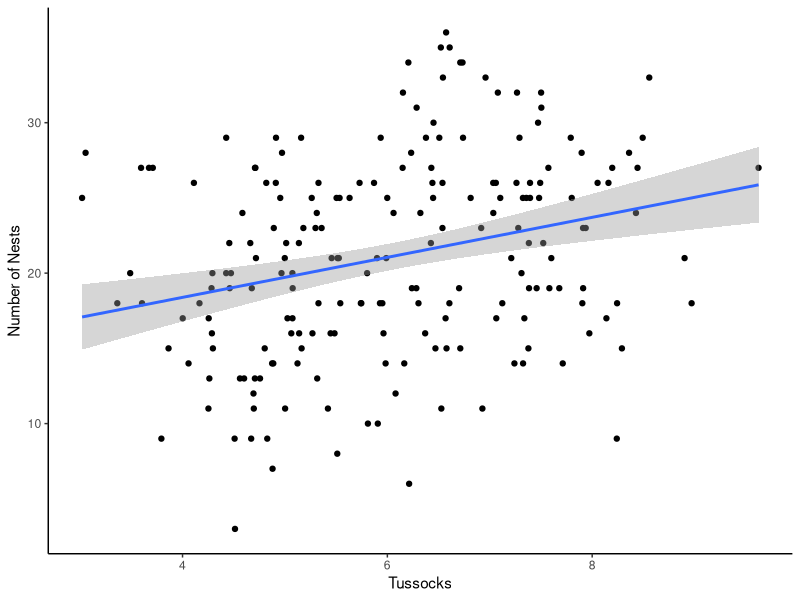
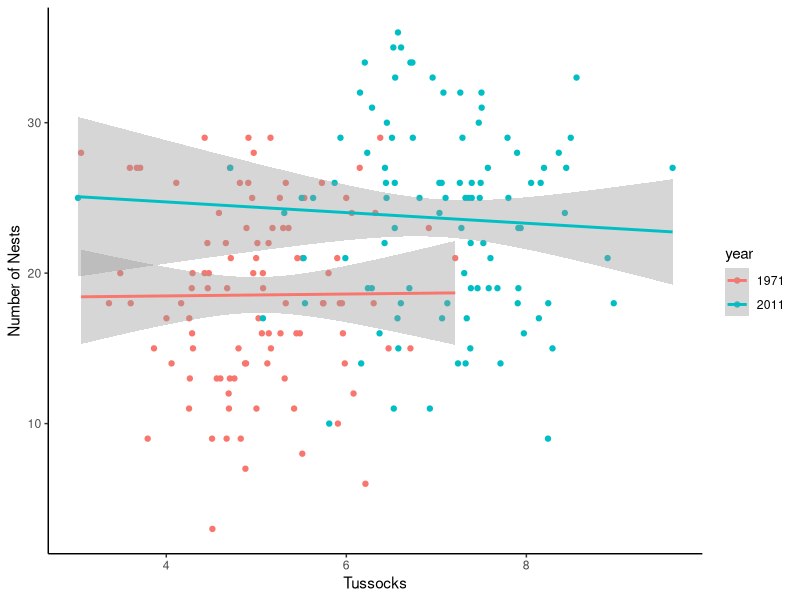
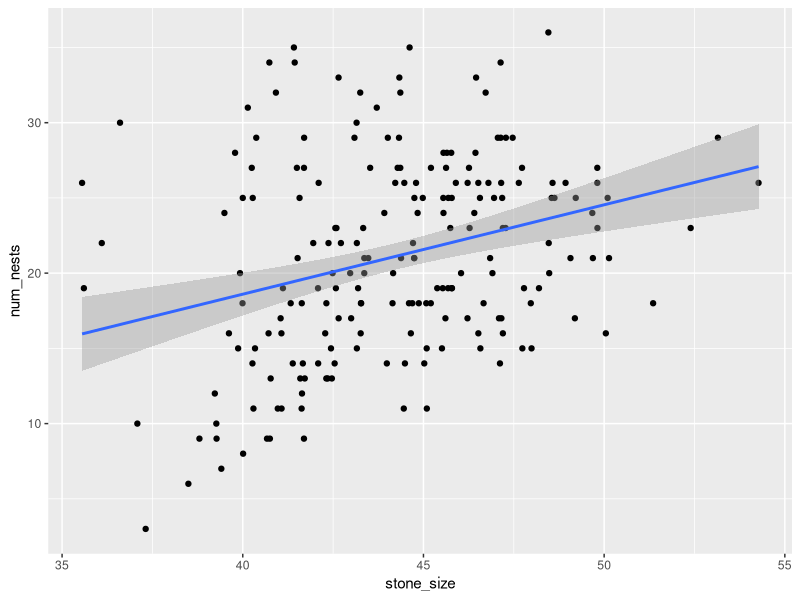
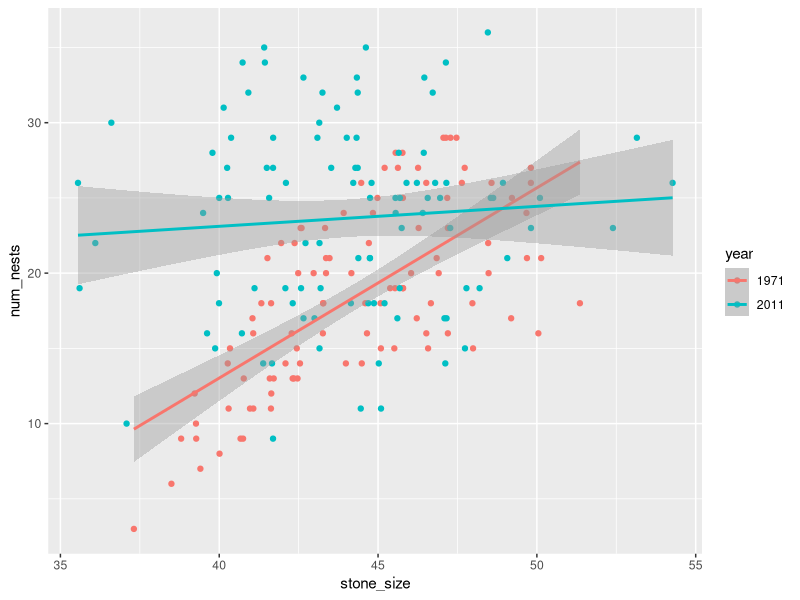

Here is the R script that generated these plots, in order:
## ---- chunk 1
# Load library
library(tidyverse)

# Load data
site_data <- read_csv("data/site_changes.csv") %>% 
  mutate(year = as.factor(year)) # don't worry about this line too much

# We just want the year column treated as a category, not a number
## ---- chunk 2
# View first few rows
head(site_data)

# View last few rows
tail(site_data)
## ---- chunk 3
# Scatterplot
ggplot(site_data, aes(x = tussocks, y = num_nests)) +
  geom_point() +
  geom_smooth(method = "lm") +
  labs(x = "Tussocks", y = "Number of Nests") +
  theme_classic()
## ---- chunk 4
# Linear model of number of nests v. number of tussocks
tussocks_model <- lm(num_nests ~ tussocks, data = site_data)

# View results
summary(tussocks_model)
## ---- chunk 5
# Scatterplot + year
ggplot(site_data, aes(x = tussocks, y = num_nests, color = year)) +
  geom_point() +
  geom_smooth(method = "lm") +
  labs(x = "Tussocks", y = "Number of Nests") +
  theme_classic()
## ---- chunk 6
# Linear model of number of nests v. number of tussocks and the year
tussocks_model <- lm(num_nests ~ tussocks + year, data = site_data)

# View results
summary(tussocks_model)
## ---- chunk 7
# Linear model with interaction
tussocks_model <- lm(data = site_data, num_nests ~ tussocks * year)

# View results
summary(tussocks_model)
## ---- chunk 8
# Scatterplot
ggplot(site_data, aes(x = stone_size, y = num_nests)) +
  geom_point() +
  geom_smooth(method = "lm")
## ---- chunk 9
# Linear model of number of nests v. stone size
stone_size_mod = lm(num_nests ~ stone_size, data = site_data)

# View results
summary(stone_size_mod)
## ---- chunk 10
# Scatterplot + year
ggplot(site_data, aes(x = stone_size, y = num_nests, color = year)) +
  geom_point() +
  geom_smooth(method = "lm")
## ---- chunk 11
# Linear model of number of nests v. stone size and the year
stone_size_mod = lm(num_nests ~ stone_size + year, data = site_data)

# View results
summary(stone_size_mod)
## ---- chunk 12
# Linear model with interaction
stone_size_mod = lm(num_nests ~ stone_size * year, data = site_data)

# View results
summary(stone_size_mod)
